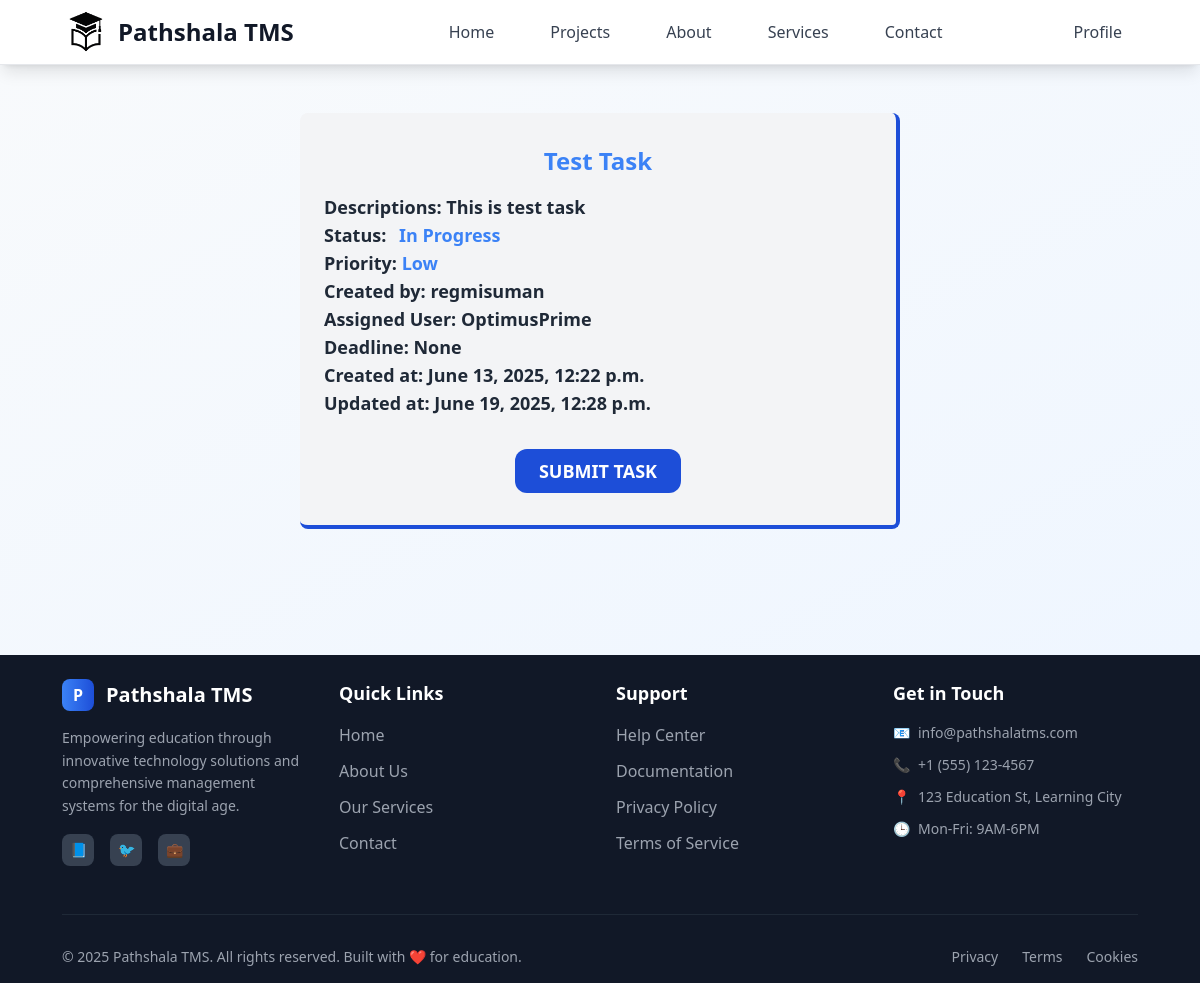
The app's page /employer/task/1/ (signed in) with its own data.
### tasks/models.py (models this page shows)
class Task(models.Model):
    class StatusOptions(models.TextChoices):
        PENDING = "Pending", "Pending"
        IN_PROGRESS = "In Progress", "In Progress"
        COMPLETED = "Completed", "Completed"
        CANCELED = "Canceled", "Canceled"
    class TaskPriorityOptions(models.TextChoices):
        LOW = "Low", "Low"
        MEDIUM = "Medium", "Medium"
        HIGH = "High", "High"
    title = models.CharField(max_length=30)
    description = models.TextField(null=True, blank=True)
    user = models.ForeignKey(User, on_delete=models.CASCADE, related_name="tasks")
    project = models.ForeignKey(Project, on_delete=models.CASCADE)
    assigned_user = models.ForeignKey( User, on_delete=models.SET_NULL, related_name="assigned_tasks", null=True, blank=True)
    status = models.CharField(choices=StatusOptions, default=StatusOptions.PENDING)
    priority = models.CharField (choices=TaskPriorityOptions, default=TaskPriorityOptions.LOW)
    deadline = models.DateField(null=True, blank=True)
    created_at = models.DateTimeField(auto_now_add=True, editable=False)
    updated_at = models.DateTimeField(auto_now=True, editable=False)
    attachment = models.FileField(blank=True, null=True, upload_to=attachment_path)

### tasks/views.py (the view)
# urls.py: path("task/<int:id>/", taskDetails),
@login_required(login_url="/login")
def taskDetails(request, id):
    role = request.user.profile.role
    task = Task.objects.get(pk=id)
    if role == "employer":
        return render(request, "pages/employer/project/task/task_details.html", {"task": task})
    elif role == "employee":
        return render(request, "pages/employee/project/task/task_details.html", {"task": task})
    else:
        return redirect("/")

### templates/pages/employee/project/task/task_details.html (shortened to what this page needs)
{% extends 'layouts/main.html' %}
{% block content %}
<div class="py-12">
  <div id="taskDetails"
    class="w-1/2 mx-auto space-y-4 relative bg-gray-100 border-b-4 border-r-4 rounded-lg py-4 px-6
            {% if task.status == 'Canceled' %} border-red-700
          {% elif task.status == 'Completed' %} border-green-700
          {% elif task.status == 'Pending' %} border-yellow-700
          {% elif task.status == 'In Progress' %} border-blue-700
          {% else %} border-purple-700
          {% endif %}
    ">
    <div class="text-2xl font-bold text-blue-500 my-4 text-center">{{ task.title }}</div>
    <div class="text-lg font-semibold text-gray-800">
      <div>Descriptions: {{ task.description }}</div>
      <div>Status: <span class="
          {% if task.status == 'Canceled' %} text-red-500
          {% elif task.status == 'Completed' %} text-green-500
          {% elif task.status == 'Pending' %} text-yellow-500
          {% elif task.status == 'In Progress' %} text-blue-500
          {% else %} text-purple-500
          {% endif %}
          h-8 px-2 my-auto rounded-lg font-bold"> {{ task.status }} </span></div>
      <div>Priority: <span class="font-bold
                {% if task.priority == 'High' %} text-red-500
          {% elif task.priority == 'Medium' %} text-yellow-500
          {% elif task.priority == 'Low' %} text-blue-500
          {% else %} text-purple-500
          {% endif %}
        "> {{ task.priority }}</span></div>
      <div>Created by: {{ task.user }}</div>
      <div>Assigned User: {{ task.assigned_user }}</div>
      <div>Deadline: {{ task.deadline }}</div>
      <div>Created at: {{ task.created_at }}</div>
      <div>Updated at: {{ task.updated_at }}</div>
      <div class="flex mt-8 mb-4">
        {%if task.status != "Completed"%}
          <button id="submitBtn" onclick="showSubmitTask()" class="py-2 px-6 mx-auto rounded-xl bg-blue-700 hover:bg-blue-800 text-white">SUBMIT TASK</button>
        {%else%}
          <div class="font-bold text-xl text-green-700 mx-auto">
            Task Submitted successfully !
          </div>
        {%endif%}
      </div>
    </div>
  </div>
</div>
{% endblock %}

### records on screen
Task: title "Test Task", description "This is test task", status "In Progress", priority "Low", user "regmisuman", assigned_user "OptimusPrime", deadline "None", created_at "June 13, 2025, 12:22 p.m.", updated_at "June 19, 2025, 12:28 p.m."
